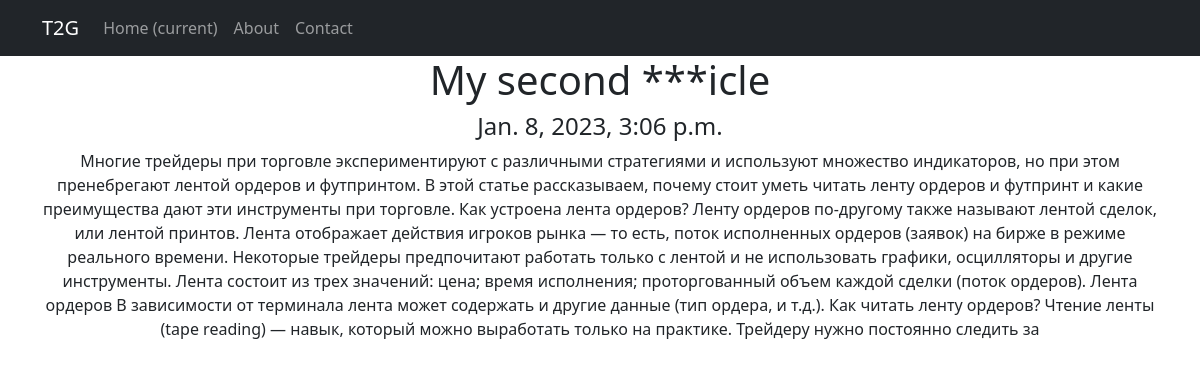
The page /news/postDetail/2 on the database its author committed.
### NewsPortal/models.py (models this page shows, shortened)
class Post(models.Model): #post
    author = models.ForeignKey(Author,on_delete=models.CASCADE)
    NEWS = 'NW'
    ARTICLE = 'AR'
    POST = 'PST'
    CASES = 'CS'
    CATEGORY_CHOICES = (
        (NEWS, 'Новость'),
        (ARTICLE, 'Статья'),
        (POST, 'Пост'),
        (CASES, 'Кейс')
    )
    categoryType = models.CharField(max_length= 4, choices=CATEGORY_CHOICES, default=POST )
    dateCreation = models.DateTimeField(auto_now_add=True)
    postCategory = models.ManyToManyField(Category, through='PostCategory') #связь many2many с классом PostCategory
    postTitle = models.CharField(max_length = 255)
    postText = models.TextField()
    postRating = models.SmallIntegerField(default=0) #rating из класса автор
    slug = models.SlugField(max_length=128, unique=True, null=True)

### NewsPortal/views.py (the view)
# urls.py: path('postDetail/<int:pk>', post, name='postDetail'),
def post(request, pk):
    post = Post.objects.get(pk = pk)
    return render(request, 'postDetail.html', context = {'post': post})

### NewsPortal/templatetags/custom_filters.py (called while the page is built)
@register.filter()
def censor(token):
    forbidden_words = ["Art", "трейдинг", "drug", "casino",]
    pat = re.compile("|".join(re.escape(w) for w in forbidden_words), flags=re.I)
    return pat.sub(lambda g: "*" * len(g.group(0)), token)

### templates/news/postDetail.html (shortened to what this page needs)
{% extends 'flatpages/default.html' %}
{% load custom_filters %}
{% block content %}
    <h1>{{ post.postTitle |censor}}</h1>
    <h4>{{post.dateCreation}}</h4>
    <p>{{ post.postText |censor}} </p>
{% endblock content %}

### rows shown on the page
Post: postTitle|censor "My second ***icle", dateCreation "Jan. 8, 2023, 3:06 p.m.", postText|censor "Многие трейдеры при торговле экспериментируют с различными стратегиями и используют множество индикаторов, но при этом пренебрегают лентой ордеров и футпринтом. В этой статье рассказываем, почему стоит уметь читать ленту ордеров и футпринт и какие преимущества дают эти инструменты при торговле. Как устроена лента ордеров? Ленту ордеров по-другому также называют лентой сделок, или лентой принтов. Лента отображает действия игроков рынка — то есть, поток исполненных ордеров (заявок) на бирже в режиме реального времени. Некоторые трейдеры предпочитают работать только с лентой и не использовать графики, осцилляторы и другие инструменты. Лента состоит из трех значений: цена; время исполнения;…"
